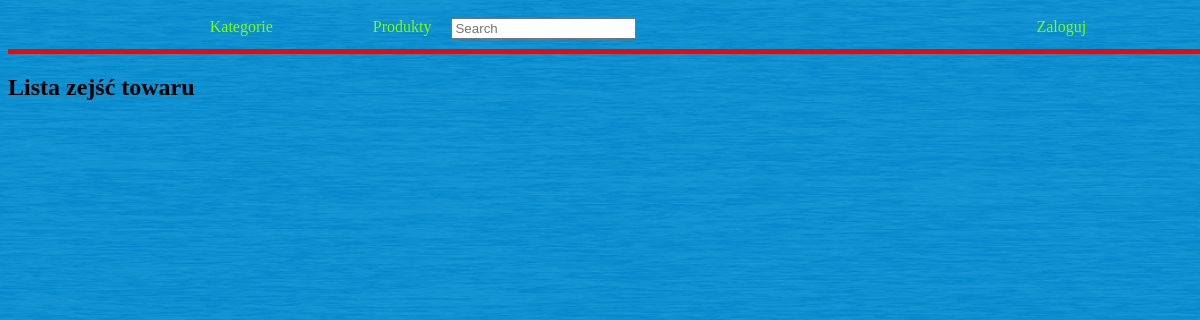
/descent/, run on an earlier commit of the app's database.
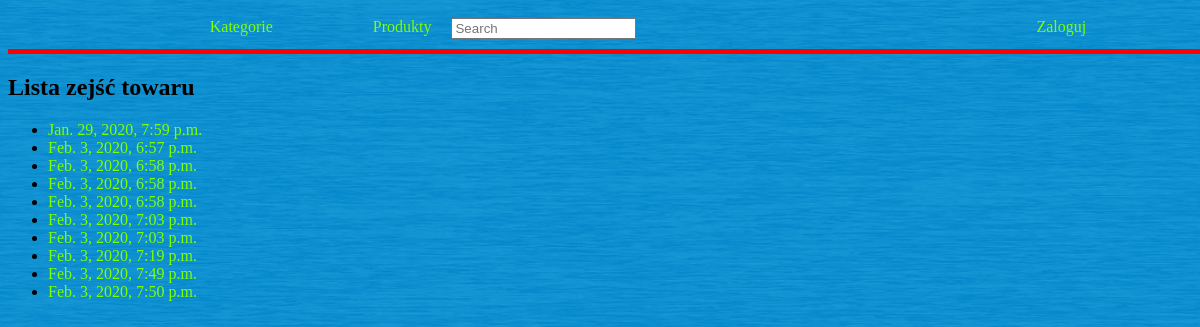
And on a later commit of the database.
### store/models.py (models this page shows, shortened)
class Descent(models.Model):
    descent_date = models.DateTimeField(
        default=timezone.now,
        verbose_name="DATA ZEJŚCIA",
        )
    products = models.ManyToManyField(
        Product,
        through='Descent_memory',
    )
    class Meta:
         ordering = ['descent_date']

### store/views.py (the view)
# urls.py: path('descent/', views.ListDescent.as_view(), name="list-descent"),
class ListDescent(ListView):
    model = Descent
    template_name = 'store/descent_list.html'
    extra_context = {
        'title': "Lista zejść towaru",
    }
    context_object_name = 'descent_list'

### store/templates/store/descent_list.html (shortened to what this page needs)
{% extends "base.html" %}
{% block content %}
<ul>
    {% for descent in descent_list%}
    <li><a href="{% url 'descent-details' descent.pk %}"">{{ descent.descent_date }}</a></li>
    {% endfor %}
</ul>
{% endblock %}

What changed in the data, as far as the page shows it:
added Descent: descent_date "Jan. 29, 2020, 7:59 p.m."
added Descent: descent_date "Feb. 3, 2020, 6:57 p.m."
added Descent: descent_date "Feb. 3, 2020, 6:58 p.m."
added Descent: descent_date "Feb. 3, 2020, 6:58 p.m."
added Descent: descent_date "Feb. 3, 2020, 6:58 p.m."
added Descent: descent_date "Feb. 3, 2020, 7:03 p.m."
added Descent: descent_date "Feb. 3, 2020, 7:03 p.m."
added Descent: descent_date "Feb. 3, 2020, 7:19 p.m."
added Descent: descent_date "Feb. 3, 2020, 7:49 p.m."
added Descent: descent_date "Feb. 3, 2020, 7:50 p.m."
